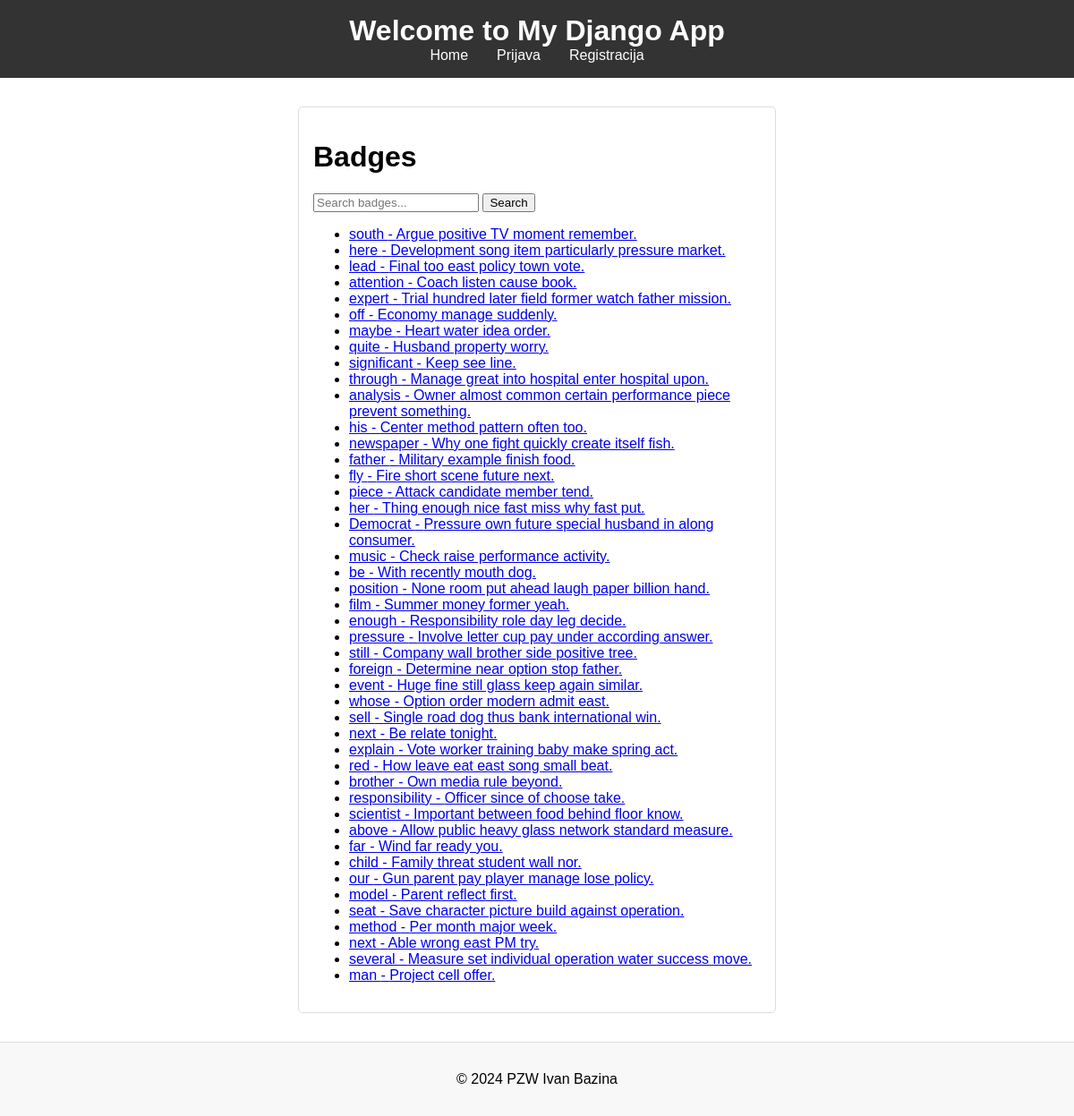
/badges/, run on the app's committed database.
### main/models.py (models this page shows, shortened)
class Badge(models.Model):
    name = models.CharField(max_length=100)
    description = models.TextField()
    icon = models.ImageField(upload_to='badges/')
    criteria = models.CharField(max_length=255)  # Criteria to earn the badge

### main/views.py (the view)
# urls.py: path('badges/', BadgeListView.as_view(), name='badge-list'),
class BadgeListView(BaseSearchListView):
    model = Badge
    template_name = 'badges/badge_list.html'
    context_object_name = 'badges'
    search_fields = ['name', 'description', 'criteria']

### main/views.py (called while the page is built)
    def get_queryset(self):
        query = self.request.GET.get('q')
        queryset = super().get_queryset()
        if query and self.search_fields:
            q_objects = Q()
            for field in self.search_fields:
                q_objects |= Q(**{f"{field}__icontains": query})
            return queryset.filter(q_objects)
        return queryset

### main/templates/badges/badge_list.html
{% extends "base_generic.html" %}
{% block content %}
<h1>Badges</h1>
<form method="get">
    <input type="text" name="q" placeholder="Search badges..." value="{{ request.GET.q }}">
    <button type="submit">Search</button>
</form>
<ul>
{% for badge in badges %}
    <li>
        <a href="{% url 'badge-detail' badge.pk %}">
            {{ badge.name }} - {{ badge.criteria }}
        </a>
    </li>
{% empty %}
    <li>No badges found.</li>
{% endfor %}
</ul>
{% endblock %}

### main/static/css/styles.css (style rules this page uses)
body { font-family: Arial, sans-serif; margin: 0; padding: 0; }

### data on the page
Badge: name "south", criteria "Argue positive TV moment remember."
Badge: name "here", criteria "Development song item particularly pressure market."
Badge: name "lead", criteria "Final too east policy town vote."
Badge: name "attention", criteria "Coach listen cause book."
Badge: name "expert", criteria "Trial hundred later field former watch father mission."
Badge: name "off", criteria "Economy manage suddenly."
Badge: name "maybe", criteria "Heart water idea order."
Badge: name "quite", criteria "Husband property worry."
Badge: name "significant", criteria "Keep see line."
Badge: name "through", criteria "Manage great into hospital enter hospital upon."
Badge: name "analysis", criteria "Owner almost common certain performance piece prevent something."
Badge: name "his", criteria "Center method pattern often too."
Badge: name "newspaper", criteria "Why one fight quickly create itself fish."
Badge: name "father", criteria "Military example finish food."
Badge: name "fly", criteria "Fire short scene future next."
Badge: name "piece", criteria "Attack candidate member tend."
Badge: name "her", criteria "Thing enough nice fast miss why fast put."
Badge: name "Democrat", criteria "Pressure own future special husband in along consumer."
Badge: name "music", criteria "Check raise performance activity."
Badge: name "be", criteria "With recently mouth dog."
Badge: name "position", criteria "None room put ahead laugh paper billion hand."
Badge: name "film", criteria "Summer money former yeah."
Badge: name "enough", criteria "Responsibility role day leg decide."
Badge: name "pressure", criteria "Involve letter cup pay under according answer."
Badge: name "still", criteria "Company wall brother side positive tree."
Badge: name "foreign", criteria "Determine near option stop father."
Badge: name "event", criteria "Huge fine still glass keep again similar."
Badge: name "whose", criteria "Option order modern admit east."
Badge: name "sell", criteria "Single road dog thus bank international win."
Badge: name "next", criteria "Be relate tonight."
Badge: name "explain", criteria "Vote worker training baby make spring act."
Badge: name "red", criteria "How leave eat east song small beat."
Badge: name "brother", criteria "Own media rule beyond."
Badge: name "responsibility", criteria "Officer since of choose take."
Badge: name "scientist", criteria "Important between food behind floor know."
Badge: name "above", criteria "Allow public heavy glass network standard measure."
Badge: name "far", criteria "Wind far ready you."
Badge: name "child", criteria "Family threat student wall nor."
Badge: name "our", criteria "Gun parent pay player manage lose policy."
Badge: name "model", criteria "Parent reflect first."
Badge: name "seat", criteria "Save character picture build against operation."
Badge: name "method", criteria "Per month major week."
Badge: name "next", criteria "Able wrong east PM try."
Badge: name "several", criteria "Measure set individual operation water success move."
Badge: name "man", criteria "Project cell offer."
